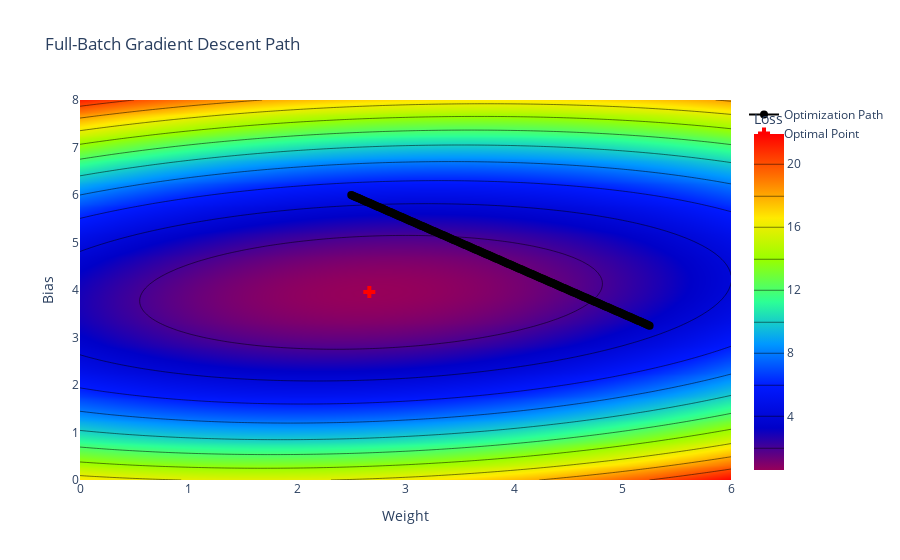
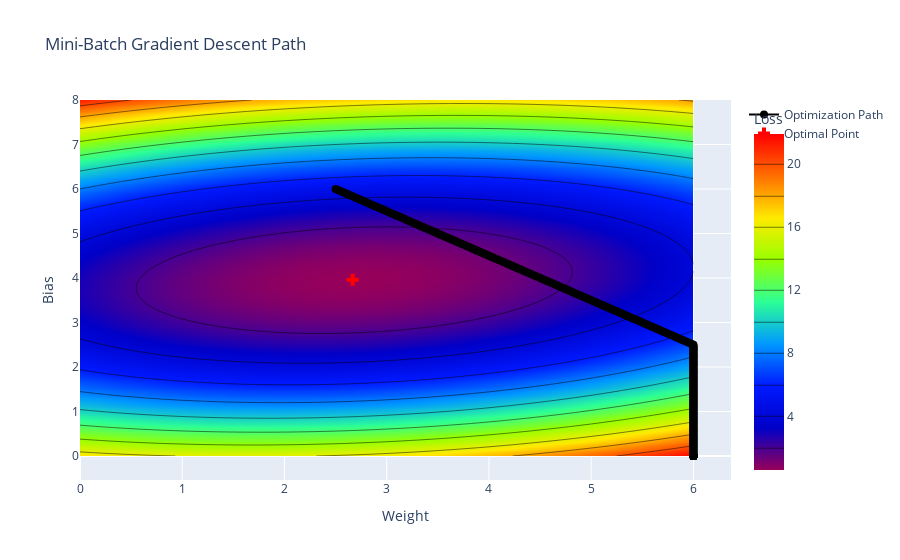
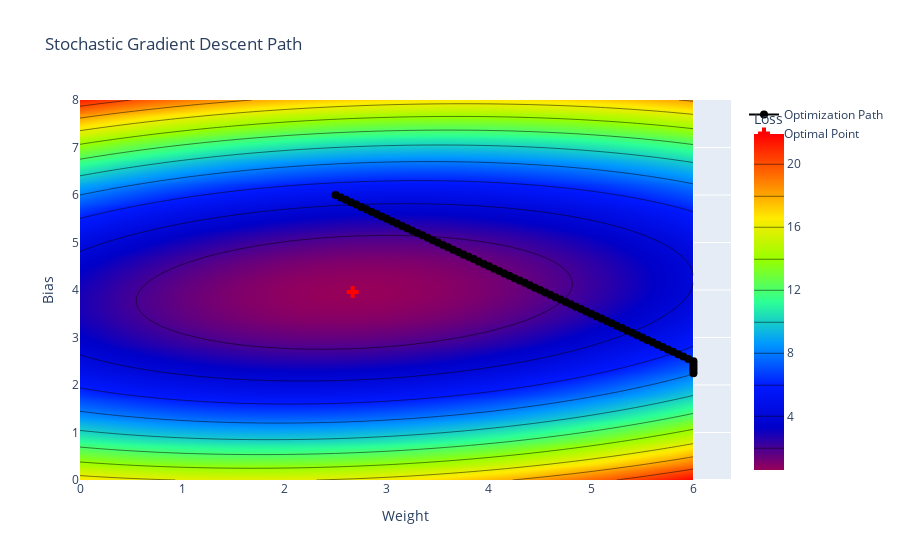

Source (notebook cell) for these figures, in order:
### Code cell
import numpy as np
import plotly.graph_objects as go

# Create a grid for contour plotting
weights = np.linspace(0, 6, 100)
biases = np.linspace(0, 8, 100)
W, B = np.meshgrid(weights, biases)
Z = np.zeros_like(W)

# Calculate the loss (Mean Squared Error) for each point in the grid
for i in range(W.shape[0]):
    for j in range(W.shape[1]):
        w = W[i, j]
        b = B[i, j]
        y_pred = w * x1 + b
        Z[i, j] = ((y - y_pred) ** 2).mean()

# Example paths for gradient descent methods
full_batch_path = np.array([(2.5 + i*0.01, 6.0 - i*0.01) for i in range(276)])
mini_batch_path = np.array([(2.5 + i*0.02, 6.0 - i*0.02) for i in range(339)])
stochastic_path = np.array([(2.5 + i*0.05, 6.0 - i*0.05) for i in range(76)])

# Ensure paths are within grid bounds
full_batch_path = np.clip(full_batch_path, (weights.min(), biases.min()), (weights.max(), biases.max()))
mini_batch_path = np.clip(mini_batch_path, (weights.min(), biases.min()), (weights.max(), biases.max()))
stochastic_path = np.clip(stochastic_path, (weights.min(), biases.min()), (weights.max(), biases.max()))

# Create contour plot with optimization paths
def create_contour_plot(path, title):
    fig = go.Figure()

    # Add the contour plot for the loss surface with a colorful rainbow scale
    fig.add_trace(go.Contour(
        z=Z, x=weights, y=biases,
        colorscale='Rainbow',  # Use 'Rainbow' colorscale for a vibrant color scheme
        colorbar=dict(title='Loss'),
        contours_coloring='heatmap',
        line_smoothing=0.85,
        showscale=True,
        name='Loss Surface'
    ))

    # Add the optimization path
    fig.add_trace(go.Scatter(
        x=path[:, 0], y=path[:, 1],
        mode='lines+markers',
        marker=dict(size=8, color='black', symbol='circle'),
        line=dict(width=2),
        name='Optimization Path'
    ))

    # Correctly find the minimum point (center of the contour plot)
    min_idx = np.unravel_index(np.argmin(Z, axis=None), Z.shape)
    min_x, min_y = weights[min_idx[1]], biases[min_idx[0]]
    fig.add_trace(go.Scatter(
        x=[min_x], y=[min_y],
        mode='markers',
        marker=dict(color='red', size=10, symbol='cross'),
        name='Optimal Point'
    ))

    fig.update_layout(
        title=title,
        xaxis_title='Weight',
        yaxis_title='Bias',
        autosize=True
    )

    return fig

# Generate and show plots
fig_full_batch = create_contour_plot(full_batch_path, 'Full-Batch Gradient Descent Path')
fig_mini_batch = create_contour_plot(mini_batch_path, 'Mini-Batch Gradient Descent Path')
fig_stochastic = create_contour_plot(stochastic_path, 'Stochastic Gradient Descent Path')

# Show plots
fig_full_batch.show()
fig_mini_batch.show()
fig_stochastic.show()

### Figure 1 — Plotly figure (JSON) as saved in the notebook; plotly's stock layout.template omitted (floating-point values rounded to 4 significant figures; data arrays with more than 128 entries replaced by an {"elided": "..."} marker saying what was removed)
{"data": [{"colorbar": {"title": {"text": "Loss"}}, "colorscale": [[0, "rgb(150,0,90)"], [0.125, "rgb(0,0,200)"], [0.25, "rgb(0,25,255)"], [0.375, "rgb(0,152,255)"], [0.5, "rgb(44,255,150)"], [0.625, "rgb(151,255,0)"], [0.75, "rgb(255,234,0)"], [0.875, "rgb(255,111,0)"], [1, "rgb(255,0,0)"]], "contours": {"coloring": "heatmap"}, "line": {"smoothing": 0.85}, "name": "Loss Surface", "showscale": true, "type": "contour", "x": [0, 0.06061, 0.1212, 0.1818, 0.2424, 0.303, 0.3636, 0.4242, 0.4848, 0.5455, 0.6061, 0.6667, 0.7273, 0.7879, 0.8485, 0.9091, 0.9697, 1.03, 1.091, 1.152, 1.212, 1.273, 1.333, 1.394, 1.455, 1.515, 1.576, 1.636, 1.697, 1.758, 1.818, 1.879, 1.939, 2, 2.061, 2.121, 2.182, 2.242, 2.303, 2.364, 2.424, 2.485, 2.545, 2.606, 2.667, 2.727, 2.788, 2.848, 2.909, 2.97, 3.03, 3.091, 3.152, 3.212, 3.273, 3.333, 3.394, 3.455, 3.515, 3.576, 3.636, 3.697, 3.758, 3.818, 3.879, 3.939, 4, 4.061, 4.121, 4.182, 4.242, 4.303, 4.364, 4.424, 4.485, 4.545, 4.606, 4.667, 4.727, 4.788, 4.848, 4.909, 4.97, 5.03, 5.091, 5.152, 5.212, 5.273, 5.333, 5.394, 5.455, 5.515, 5.576, 5.636, 5.697, 5.758, 5.818, 5.879, 5.939, 6], "y": [0, 0.08081, 0.1616, 0.2424, 0.3232, 0.404, 0.4848, 0.5657, 0.6465, 0.7273, 0.8081, 0.8889, 0.9697, 1.051, 1.131, 1.212, 1.293, 1.374, 1.455, 1.535, 1.616, 1.697, 1.778, 1.859, 1.939, 2.02, 2.101, 2.182, 2.263, 2.343, 2.424, 2.505, 2.586, 2.667, 2.747, 2.828, 2.909, 2.99, 3.071, 3.152, 3.232, 3.313, 3.394, 3.475, 3.556, 3.636, 3.717, 3.798, 3.879, 3.96, 4.04, 4.121, 4.202, 4.283, 4.364, 4.444, 4.525, 4.606, 4.687, 4.768, 4.848, 4.929, 5.01, 5.091, 5.172, 5.253, 5.333, 5.414, 5.495, 5.576, 5.657, 5.737, 5.818, 5.899, 5.98, 6.061, 6.141, 6.222, 6.303, 6.384, 6.465, 6.545, 6.626, 6.707, 6.788, 6.869, 6.949, 7.03, 7.111, 7.192, 7.273, 7.354, 7.434, 7.515, 7.596, 7.677, 7.758, 7.838, 7.919, 8], "z": {"elided": "100x100 float values"}}, {"line": {"width": 2}, "marker": {"color": "black", "size": 8, "symbol": "circle"}, "mode": "lines+markers", "name": "Optimization Path", "type": "scatter", "x": {"elided": "276 float values"}, "y": {"elided": "276 float values"}}, {"marker": {"color": "red", "size": 10, "symbol": "cross"}, "mode": "markers", "name": "Optimal Point", "type": "scatter", "x": [2.667], "y": [3.96]}], "layout": {"autosize": true, "title": {"text": "Full-Batch Gradient Descent Path"}, "xaxis": {"title": {"text": "Weight"}}, "yaxis": {"title": {"text": "Bias"}}}}

### Figure 2 — Plotly figure (JSON) as saved in the notebook; plotly's stock layout.template omitted (floating-point values rounded to 4 significant figures; data arrays with more than 128 entries replaced by an {"elided": "..."} marker saying what was removed)
{"data": [{"colorbar": {"title": {"text": "Loss"}}, "colorscale": [[0, "rgb(150,0,90)"], [0.125, "rgb(0,0,200)"], [0.25, "rgb(0,25,255)"], [0.375, "rgb(0,152,255)"], [0.5, "rgb(44,255,150)"], [0.625, "rgb(151,255,0)"], [0.75, "rgb(255,234,0)"], [0.875, "rgb(255,111,0)"], [1, "rgb(255,0,0)"]], "contours": {"coloring": "heatmap"}, "line": {"smoothing": 0.85}, "name": "Loss Surface", "showscale": true, "type": "contour", "x": [0, 0.06061, 0.1212, 0.1818, 0.2424, 0.303, 0.3636, 0.4242, 0.4848, 0.5455, 0.6061, 0.6667, 0.7273, 0.7879, 0.8485, 0.9091, 0.9697, 1.03, 1.091, 1.152, 1.212, 1.273, 1.333, 1.394, 1.455, 1.515, 1.576, 1.636, 1.697, 1.758, 1.818, 1.879, 1.939, 2, 2.061, 2.121, 2.182, 2.242, 2.303, 2.364, 2.424, 2.485, 2.545, 2.606, 2.667, 2.727, 2.788, 2.848, 2.909, 2.97, 3.03, 3.091, 3.152, 3.212, 3.273, 3.333, 3.394, 3.455, 3.515, 3.576, 3.636, 3.697, 3.758, 3.818, 3.879, 3.939, 4, 4.061, 4.121, 4.182, 4.242, 4.303, 4.364, 4.424, 4.485, 4.545, 4.606, 4.667, 4.727, 4.788, 4.848, 4.909, 4.97, 5.03, 5.091, 5.152, 5.212, 5.273, 5.333, 5.394, 5.455, 5.515, 5.576, 5.636, 5.697, 5.758, 5.818, 5.879, 5.939, 6], "y": [0, 0.08081, 0.1616, 0.2424, 0.3232, 0.404, 0.4848, 0.5657, 0.6465, 0.7273, 0.8081, 0.8889, 0.9697, 1.051, 1.131, 1.212, 1.293, 1.374, 1.455, 1.535, 1.616, 1.697, 1.778, 1.859, 1.939, 2.02, 2.101, 2.182, 2.263, 2.343, 2.424, 2.505, 2.586, 2.667, 2.747, 2.828, 2.909, 2.99, 3.071, 3.152, 3.232, 3.313, 3.394, 3.475, 3.556, 3.636, 3.717, 3.798, 3.879, 3.96, 4.04, 4.121, 4.202, 4.283, 4.364, 4.444, 4.525, 4.606, 4.687, 4.768, 4.848, 4.929, 5.01, 5.091, 5.172, 5.253, 5.333, 5.414, 5.495, 5.576, 5.657, 5.737, 5.818, 5.899, 5.98, 6.061, 6.141, 6.222, 6.303, 6.384, 6.465, 6.545, 6.626, 6.707, 6.788, 6.869, 6.949, 7.03, 7.111, 7.192, 7.273, 7.354, 7.434, 7.515, 7.596, 7.677, 7.758, 7.838, 7.919, 8], "z": {"elided": "100x100 float values"}}, {"line": {"width": 2}, "marker": {"color": "black", "size": 8, "symbol": "circle"}, "mode": "lines+markers", "name": "Optimization Path", "type": "scatter", "x": {"elided": "339 float values"}, "y": {"elided": "339 float values"}}, {"marker": {"color": "red", "size": 10, "symbol": "cross"}, "mode": "markers", "name": "Optimal Point", "type": "scatter", "x": [2.667], "y": [3.96]}], "layout": {"autosize": true, "title": {"text": "Mini-Batch Gradient Descent Path"}, "xaxis": {"title": {"text": "Weight"}}, "yaxis": {"title": {"text": "Bias"}}}}

### Figure 3 — Plotly figure (JSON) as saved in the notebook; plotly's stock layout.template omitted (floating-point values rounded to 4 significant figures; data arrays with more than 128 entries replaced by an {"elided": "..."} marker saying what was removed)
{"data": [{"colorbar": {"title": {"text": "Loss"}}, "colorscale": [[0, "rgb(150,0,90)"], [0.125, "rgb(0,0,200)"], [0.25, "rgb(0,25,255)"], [0.375, "rgb(0,152,255)"], [0.5, "rgb(44,255,150)"], [0.625, "rgb(151,255,0)"], [0.75, "rgb(255,234,0)"], [0.875, "rgb(255,111,0)"], [1, "rgb(255,0,0)"]], "contours": {"coloring": "heatmap"}, "line": {"smoothing": 0.85}, "name": "Loss Surface", "showscale": true, "type": "contour", "x": [0, 0.06061, 0.1212, 0.1818, 0.2424, 0.303, 0.3636, 0.4242, 0.4848, 0.5455, 0.6061, 0.6667, 0.7273, 0.7879, 0.8485, 0.9091, 0.9697, 1.03, 1.091, 1.152, 1.212, 1.273, 1.333, 1.394, 1.455, 1.515, 1.576, 1.636, 1.697, 1.758, 1.818, 1.879, 1.939, 2, 2.061, 2.121, 2.182, 2.242, 2.303, 2.364, 2.424, 2.485, 2.545, 2.606, 2.667, 2.727, 2.788, 2.848, 2.909, 2.97, 3.03, 3.091, 3.152, 3.212, 3.273, 3.333, 3.394, 3.455, 3.515, 3.576, 3.636, 3.697, 3.758, 3.818, 3.879, 3.939, 4, 4.061, 4.121, 4.182, 4.242, 4.303, 4.364, 4.424, 4.485, 4.545, 4.606, 4.667, 4.727, 4.788, 4.848, 4.909, 4.97, 5.03, 5.091, 5.152, 5.212, 5.273, 5.333, 5.394, 5.455, 5.515, 5.576, 5.636, 5.697, 5.758, 5.818, 5.879, 5.939, 6], "y": [0, 0.08081, 0.1616, 0.2424, 0.3232, 0.404, 0.4848, 0.5657, 0.6465, 0.7273, 0.8081, 0.8889, 0.9697, 1.051, 1.131, 1.212, 1.293, 1.374, 1.455, 1.535, 1.616, 1.697, 1.778, 1.859, 1.939, 2.02, 2.101, 2.182, 2.263, 2.343, 2.424, 2.505, 2.586, 2.667, 2.747, 2.828, 2.909, 2.99, 3.071, 3.152, 3.232, 3.313, 3.394, 3.475, 3.556, 3.636, 3.717, 3.798, 3.879, 3.96, 4.04, 4.121, 4.202, 4.283, 4.364, 4.444, 4.525, 4.606, 4.687, 4.768, 4.848, 4.929, 5.01, 5.091, 5.172, 5.253, 5.333, 5.414, 5.495, 5.576, 5.657, 5.737, 5.818, 5.899, 5.98, 6.061, 6.141, 6.222, 6.303, 6.384, 6.465, 6.545, 6.626, 6.707, 6.788, 6.869, 6.949, 7.03, 7.111, 7.192, 7.273, 7.354, 7.434, 7.515, 7.596, 7.677, 7.758, 7.838, 7.919, 8], "z": {"elided": "100x100 float values"}}, {"line": {"width": 2}, "marker": {"color": "black", "size": 8, "symbol": "circle"}, "mode": "lines+markers", "name": "Optimization Path", "type": "scatter", "x": [2.5, 2.55, 2.6, 2.65, 2.7, 2.75, 2.8, 2.85, 2.9, 2.95, 3, 3.05, 3.1, 3.15, 3.2, 3.25, 3.3, 3.35, 3.4, 3.45, 3.5, 3.55, 3.6, 3.65, 3.7, 3.75, 3.8, 3.85, 3.9, 3.95, 4, 4.05, 4.1, 4.15, 4.2, 4.25, 4.3, 4.35, 4.4, 4.45, 4.5, 4.55, 4.6, 4.65, 4.7, 4.75, 4.8, 4.85, 4.9, 4.95, 5, 5.05, 5.1, 5.15, 5.2, 5.25, 5.3, 5.35, 5.4, 5.45, 5.5, 5.55, 5.6, 5.65, 5.7, 5.75, 5.8, 5.85, 5.9, 5.95, 6, 6, 6, 6, 6, 6], "y": [6, 5.95, 5.9, 5.85, 5.8, 5.75, 5.7, 5.65, 5.6, 5.55, 5.5, 5.45, 5.4, 5.35, 5.3, 5.25, 5.2, 5.15, 5.1, 5.05, 5, 4.95, 4.9, 4.85, 4.8, 4.75, 4.7, 4.65, 4.6, 4.55, 4.5, 4.45, 4.4, 4.35, 4.3, 4.25, 4.2, 4.15, 4.1, 4.05, 4, 3.95, 3.9, 3.85, 3.8, 3.75, 3.7, 3.65, 3.6, 3.55, 3.5, 3.45, 3.4, 3.35, 3.3, 3.25, 3.2, 3.15, 3.1, 3.05, 3, 2.95, 2.9, 2.85, 2.8, 2.75, 2.7, 2.65, 2.6, 2.55, 2.5, 2.45, 2.4, 2.35, 2.3, 2.25]}, {"marker": {"color": "red", "size": 10, "symbol": "cross"}, "mode": "markers", "name": "Optimal Point", "type": "scatter", "x": [2.667], "y": [3.96]}], "layout": {"autosize": true, "title": {"text": "Stochastic Gradient Descent Path"}, "xaxis": {"title": {"text": "Weight"}}, "yaxis": {"title": {"text": "Bias"}}}}
